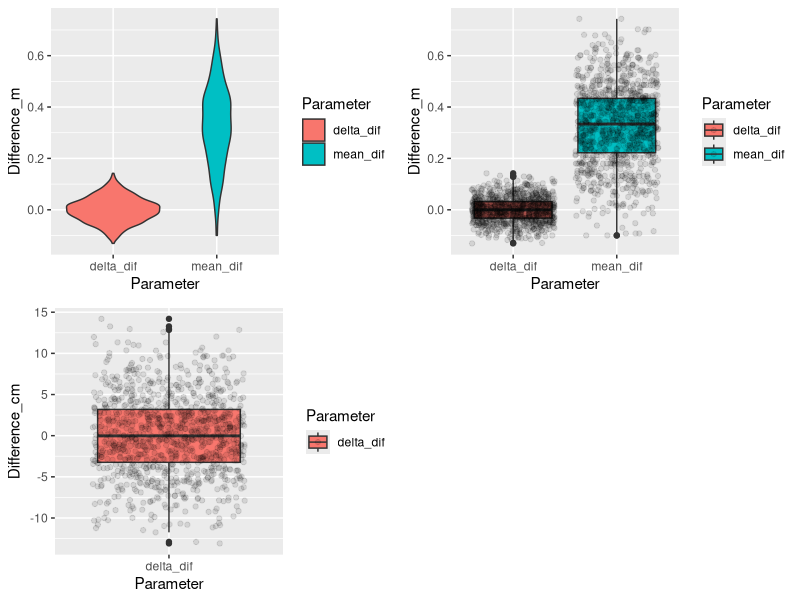

Write the R code that produced this figure.
setwd('D:\\OneDrive -\ University of Massachusetts\\calval\\Toolbox\\calval_toolbox\\Willamette\\')
#setwd('C:\\Users\\colin\\Documents\\GitHub\\calval_toolbox\\Willamette\\')
library(ncdf4)
library(dplyr)
library(tidyr)
library(ggplot2)
library(cowplot)


test=nc_open('rivertile.nc')

#names(test$var)

node_dist=ncvar_get(test,'nodes/node_dist')
node_wse=ncvar_get(test,'nodes/wse')
node_reachid=ncvar_get(test,'nodes/reach_id')
node_time=ncvar_get(test,'nodes/time_tai')
node_ids=ncvar_get(test,'nodes/node_id')

reachid=unique(node_reachid)[5]

this_node_dist=node_dist[which(node_reachid==reachid)]
this_node_wse=node_wse[which(node_reachid==reachid)]

node_ids=node_ids[which(node_reachid==reachid)]

nc_close(test)

holdit=data.frame(matrix(nrow=1000,ncol=4))
names(holdit)=c('truemean','PTmean','truedelta','PTdelta')
for (i in 1:1000){
#sample 5 nodes
point1=8
point5=(length(node_ids))
point2=sample(20:30,1)
point3=sample(45:55,1)
point4=sample(70:80,1)

average_height_true= mean(this_node_wse,na.rm=T)
average_height_sample= mean(    c(this_node_wse[point1],
                                  this_node_wse[point2],
                                  this_node_wse[point3],
                                  this_node_wse[point4],
                                  this_node_wse[point5] ), na.rm=T)
# 
# plot(node_ids,this_node_wse, ylim=c(60,75))
# points(c(node_ids[point1],
#          node_ids[point2],
#          node_ids[point3],
#          node_ids[point4],
#          node_ids[point5]),
#          c(this_node_wse[point1],
#            this_node_wse[point2],
#            this_node_wse[point3],
#            this_node_wse[point4],
#            this_node_wse[point5] )  ,col='black'  ,lwd=10   )
# text(node_ids[point2],this_node_wse[point5] ,paste0('true mean: ',round(average_height_true,digits=2), ' m'))
# text(node_ids[point2],this_node_wse[point4] ,paste0('PT mean: ',round(average_height_sample,digits=2), ' m'))

#now perturb the profile
this_node_wse_new = this_node_wse - 1 - runif(length(this_node_wse),0.0,0.40)

true_delta= mean(this_node_wse,na.rm=T)- mean(this_node_wse_new,na.rm=T)
sample_delta= mean(    c(this_node_wse[point1],
                         this_node_wse[point2],
                         this_node_wse[point3],
                         this_node_wse[point4],
                         this_node_wse[point5] ), na.rm=T)-

mean(    c(this_node_wse_new[point1],    this_node_wse_new[point2],
                                  this_node_wse_new[point3],
                                  this_node_wse_new[point4],
                                  this_node_wse_new[point5] ), na.rm=T)  

# points(node_ids,this_node_wse_new, col='blue')
# points(c(node_ids[point1],
#          node_ids[point2],
#          node_ids[point3],
#          node_ids[point4],
#          node_ids[point5]),
#        c(this_node_wse_new[point1],
#          this_node_wse_new[point2],
#          this_node_wse_new[point3],
#          this_node_wse_new[point4],
#          this_node_wse_new[point5] )  ,col='blue'  ,lwd=10   )
# text(node_ids[point4],this_node_wse[point2] ,paste0('true delta: ',round(true_delta,digits=2), ' m'),col='blue')
# text(node_ids[point4],this_node_wse[point1] ,paste0('PT delta: ',round(sample_delta,digits=2), ' m'),col='blue')
# 
# points(c(node_ids[point1],
#          node_ids[point2],
#          node_ids[point3],
#          node_ids[point4],
#          node_ids[point5]),
#        c(this_node_wse_new[point1]+runif(1,3,3.3),
#          this_node_wse_new[point2]+runif(1,3,3.3),
#          this_node_wse_new[point3]+runif(1,3,3.3),
#          this_node_wse_new[point4]+runif(1,3,3.3),
#          this_node_wse_new[point5]+runif(1,3,3.3))  ,col='green'  ,lwd=10   )


holdit[i,]=  c(average_height_true,
  average_height_sample,
  true_delta,
  sample_delta)
  
}

stats_df=holdit%>%
  mutate(mean_dif=truemean-PTmean, delta_dif=truedelta-PTdelta)%>%
  select(mean_dif,delta_dif)%>%
  gather(Parameter,Difference_m)

p1=ggplot(stats_df)+
  geom_violin(aes(x=Parameter,y=Difference_m,fill=Parameter))

p2=ggplot(stats_df,aes(x=Parameter,y=Difference_m,fill=Parameter))+
  geom_boxplot()+
  geom_jitter(alpha=0.1)

p3=ggplot(filter(stats_df,Parameter=='delta_dif')%>%mutate(Difference_cm=Difference_m*100),
          aes(x=Parameter,y=Difference_cm,fill=Parameter))+
  geom_boxplot()+
  geom_jitter(alpha=0.1)


plot(cowplot::plot_grid(p1,p2,p3,nrow=2))
